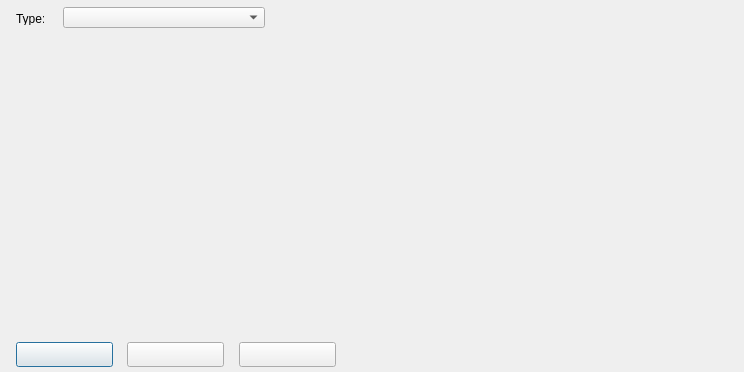
<?xml version="1.0" encoding="UTF-8"?>
<ui version="4.0">
  <class>ProfileMountEditorForm</class>
  <widget class="QDialog" name="ProfileMountEditorForm">
    <property name="geometry"><rect><x>0</x><y>0</y><width>744</width><height>372</height></rect></property>
    <property name="windowTitle"><string>ProfileMountEditorForm</string></property>
    <property name="vclBorderStyle" stdset="0"><string notr="true">bsDialog</string></property>
    <property name="vclPosition" stdset="0"><string notr="true">poOwnerFormCenter</string></property>
    <property name="vclKeyPreview" stdset="0"><bool>true</bool></property>
    <property name="vclDesignWidth" stdset="0"><number>744</number></property>
    <property name="vclDesignHeight" stdset="0"><number>372</number></property>
    <widget class="QFrame" name="MainPanel">
      <property name="geometry"><rect><x>0</x><y>31</y><width>744</width><height>309</height></rect></property>
      <property name="vclAlign" stdset="0"><string notr="true">alClient</string></property>
      <property name="frameShape"><enum>QFrame::NoFrame</enum></property>
      <property name="frameShadow"><enum>QFrame::Plain</enum></property>
      <property name="vclClass" stdset="0"><string notr="true">TPanel</string></property>
    </widget>
    <widget class="QFrame" name="TopPanel">
      <property name="geometry"><rect><x>0</x><y>0</y><width>744</width><height>31</height></rect></property>
      <property name="vclAlign" stdset="0"><string notr="true">alTop</string></property>
      <property name="frameShape"><enum>QFrame::NoFrame</enum></property>
      <property name="frameShadow"><enum>QFrame::Plain</enum></property>
      <property name="vclClass" stdset="0"><string notr="true">TPanel</string></property>
      <widget class="QLabel" name="TypeLabel">
        <property name="geometry"><rect><x>16</x><y>12</y><width>28</width><height>13</height></rect></property>
        <property name="text"><string>Type:</string></property>
        <property name="textFormat"><enum>Qt::PlainText</enum></property>
        <property name="alignment"><set>Qt::AlignLeft|Qt::AlignTop</set></property>
        <property name="vclAutoSize" stdset="0"><bool>true</bool></property>
      </widget>
      <widget class="QComboBox" name="TypeComboBox">
        <property name="geometry"><rect><x>63</x><y>7</y><width>202</width><height>21</height></rect></property>
        <property name="editable"><bool>false</bool></property>
        <property name="maxVisibleItems"><number>8</number></property>
      </widget>
    </widget>
    <widget class="QFrame" name="BottomPanel">
      <property name="geometry"><rect><x>0</x><y>340</y><width>744</width><height>32</height></rect></property>
      <property name="vclAlign" stdset="0"><string notr="true">alBottom</string></property>
      <property name="frameShape"><enum>QFrame::NoFrame</enum></property>
      <property name="frameShadow"><enum>QFrame::Plain</enum></property>
      <property name="vclClass" stdset="0"><string notr="true">TPanel</string></property>
      <widget class="QPushButton" name="OKButton">
        <property name="geometry"><rect><x>16</x><y>2</y><width>97</width><height>25</height></rect></property>
        <property name="text"><string></string></property>
        <property name="autoDefault"><bool>false</bool></property>
        <property name="vclKind" stdset="0"><string notr="true">bkOK</string></property>
        <property name="default"><bool>true</bool></property>
        <property name="vclModalResult" stdset="0"><string notr="true">mrOk</string></property>
        <property name="vclOnClick" stdset="0"><string notr="true">OKButtonClick</string></property>
      </widget>
      <widget class="QPushButton" name="CancelButton">
        <property name="geometry"><rect><x>127</x><y>2</y><width>97</width><height>25</height></rect></property>
        <property name="text"><string></string></property>
        <property name="autoDefault"><bool>false</bool></property>
        <property name="vclKind" stdset="0"><string notr="true">bkCancel</string></property>
        <property name="vclCancel" stdset="0"><bool>true</bool></property>
        <property name="vclModalResult" stdset="0"><string notr="true">mrCancel</string></property>
      </widget>
      <widget class="QPushButton" name="HelpButton">
        <property name="geometry"><rect><x>239</x><y>2</y><width>97</width><height>25</height></rect></property>
        <property name="text"><string></string></property>
        <property name="autoDefault"><bool>false</bool></property>
        <property name="vclKind" stdset="0"><string notr="true">bkHelp</string></property>
        <property name="vclOnClick" stdset="0"><string notr="true">HelpButtonClick</string></property>
      </widget>
    </widget>
  </widget>
  <tabstops>
    <tabstop>TypeComboBox</tabstop>
    <tabstop>OKButton</tabstop>
    <tabstop>CancelButton</tabstop>
    <tabstop>HelpButton</tabstop>
  </tabstops>
  <resources><include location="../../resources/dfend.qrc"/></resources>
  <connections/>
</ui>
